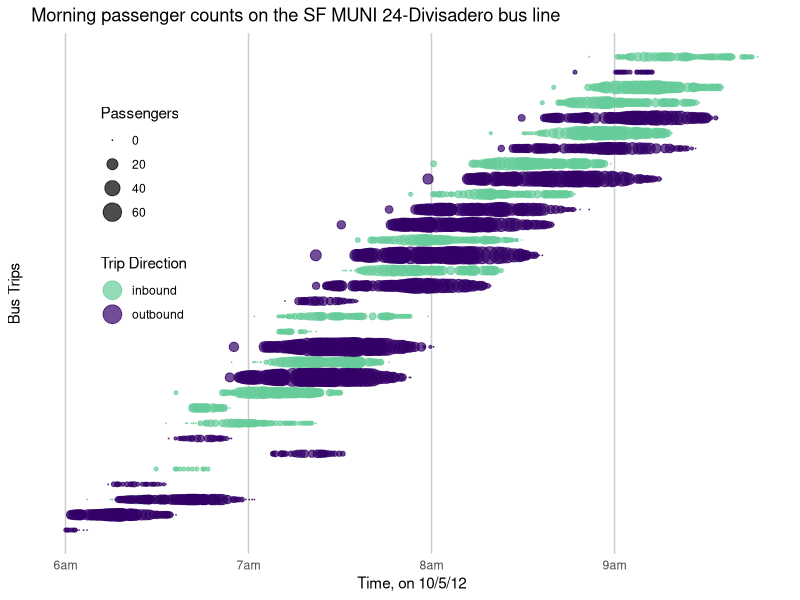
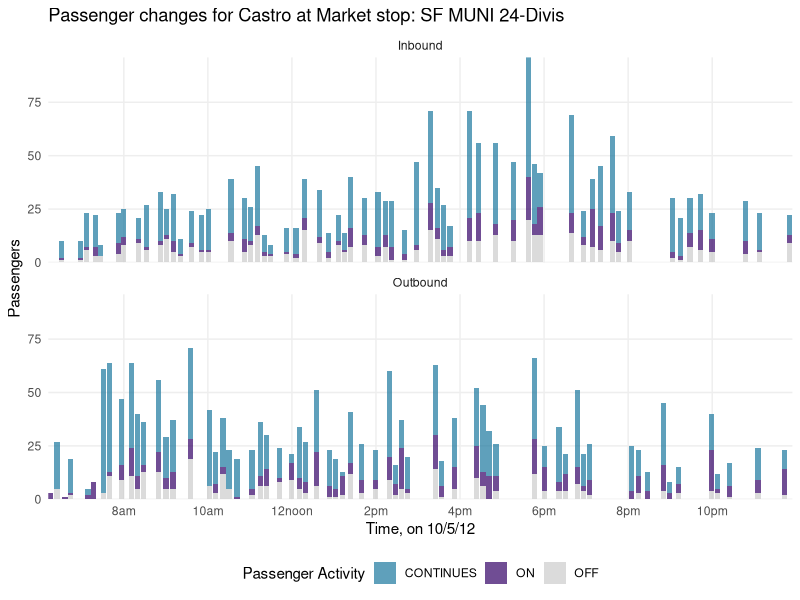
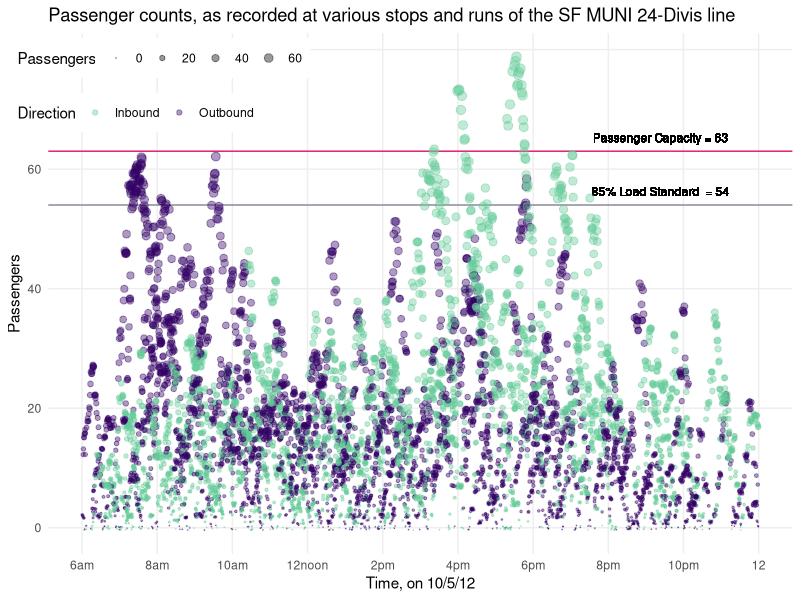
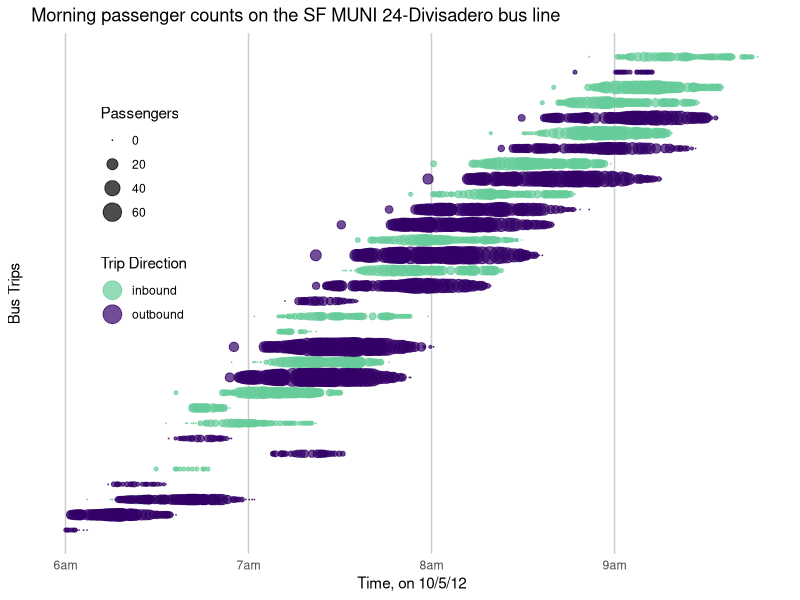
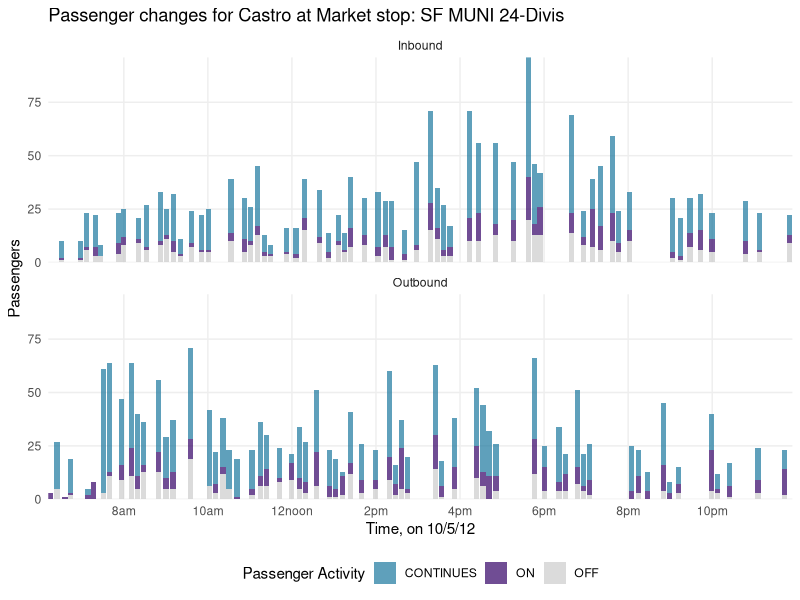
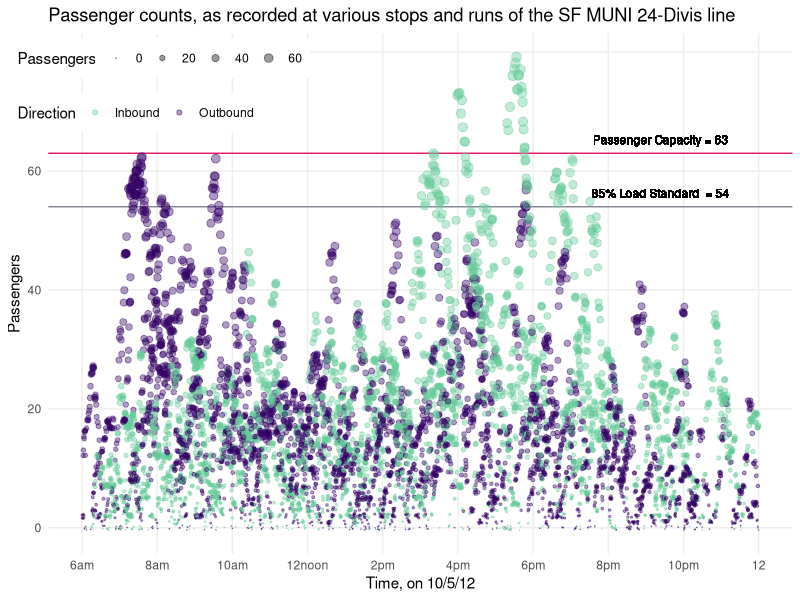

Here is the R script that generated these plots, in order:
require(ggplot2)  # ggplot
require(plyr)
require(reshape2)
require(RColorBrewer)



# # import data
p_data <- read.csv(file="passenger-count-24.csv", header=TRUE)


# take subset of day's bus runs, before 10am
p_data_1 <- subset(p_data,  TRIP_ID >= 526 & TRIP_ID <= 900 & SECONDS <= 36000)



# sort by trip key
p_data_1 <- p_data_1[order(p_data_1$DIR, p_data_1$TRIP_KEY), ]


p <- ggplot(p_data_1, aes(x = SECONDS, 
                        y = TRIP_KEY,  
                        group = TRIP_KEY, 
                        color = factor(DIR,labels=c("inbound","outbound")), #factor(DIR),
                        size = LOAD),
            panel.grid.major = theme_blank(),
            panel.grid.minor = theme_blank(),
            panel.border = theme_blank(),
            panel.background = theme_blank()
            ) 

 
p <- p + scale_color_manual(values=c("#66CC99", "#330066")) 
p <- p + guides(color=guide_legend(override.aes = list(size = 6)))

p <- p + scale_size_area(max_size = 6)

p <- p + geom_point(alpha = 0.7) 
 
p <- p + labs(x="Time, on 10/5/12", y="Bus Trips", title="Morning passenger counts on the SF MUNI 24-Divisadero bus line", 
              color="Trip Direction ", size="Passengers")


# set time ticks/labels on axis
hour_first = 5
hour_last = 10
p <- p + scale_x_continuous(breaks = c(seq(hour_first*3600, hour_last*3600, by=3600)),
                          labels = c("5am", "6am", "7am", "8am", "9am", "10am"))

# relocate legend
p <- p + theme(legend.position = c(.15, .65))

# clean up the graph details
p <- p + theme(axis.ticks.x = element_blank())
p <- p + theme(axis.ticks.y = element_blank())
p <- p + theme(axis.text.y = element_blank())
p <- p + theme(panel.grid.major.y = element_blank())
p <- p + theme(panel.grid.minor.y = element_blank())
p <- p + theme(panel.grid.major.x = element_line(color = "#cccccc"))
p <- p + theme(panel.background = element_blank())

print(p)
ggsave("midterm1.png", width = 9, height = 5)

# # #----------------------------------------------------------------------------------


p_data_temp <- subset(p_data, 
                      (STOP_NAME == " CASTRO ST&17TH ST SE-NS/BZ" | 
                       STOP_NAME == " CASTRO ST&MARKET ST SW-FS/BB" ))

p_data_2 <- data.frame(p_data_temp$STOP_ID)
p_data_2$TIMESTOP <- p_data_temp$TIMESTOP
p_data_2$SECONDS <- p_data_temp$SECONDS
p_data_2$DIR <- p_data_temp$DIR
p_data_2$LOAD <- p_data_temp$LOAD
p_data_2$OFF <- p_data_temp$OFF
p_data_2$ON <- p_data_temp$ON
p_data_2$CONTINUES <- p_data_temp$LOAD - p_data_temp$ON  #- p_data_temp$OFF #

# # clean data
p_data_2 <- subset(p_data_2, (SECONDS<=86400 & SECONDS>=21600))
#p_data_2 <- subset(p_data_2, (SECONDS<=72000 & SECONDS>=21600))
# 
# correct for negative values of "continues"
max <- nrow(p_data_2)
i <- 0
while(i < max){
  i <- i + 1
  if(p_data_2[i,8] < 0){
    p_data_2[i,8] <- 0
  }
}

# make sure small-mults headings are meaningful
i <- 0
while(i < max){
  i <- i +1
  if(p_data_2[i,4] == 0){
    p_data_2[i,4] <- "Inbound"
  } else {
    p_data_2[i,4] <- "Outbound"
  }
}


# sort by time
p_data_2 <- p_data_2[order(p_data_2$DIR, p_data_2$SECONDS), ]

# workaround -- adjust spacing, if bars are too close
i <- 0
max <- nrow(p_data_2)
while(i < (max-1)){
  i <- i + 1
  dif <- p_data_2[i+1,3] - p_data_2[i,3]   
  
  # if too close, and same dir, shift over
  if(dif <= 450 & p_data_2[i,4] == p_data_2[i+1,4]){    
    p_data_2[i+1,3] <- p_data_2[i,3] + 520 
  } 
}


temp <- p_data_2[, c(3, 4, 5, 8, 7,6)]
mx <- melt(temp, id.vars=1:3)


p <- ggplot(mx, aes(x=SECONDS, y=value, fill=variable)) 
p <- p  + geom_bar(alpha=0.7, stat="identity", width=444, binwidth=2)
p <- p  + facet_wrap( ~ DIR, ncol = 1) 
p <- p + scale_fill_manual(values=c("#1B779E", "#330066", "#CCCCCC"))

p <- p + labs(x="Time, on 10/5/12", y="Passengers", title="Passenger changes for Castro at Market stop: SF MUNI 24-Divis", 
     fill="Passenger Activity")

# set time ticks/labels on axis
hour_first = 6 
hour_last = 24
p <- p + scale_x_continuous(expand = c(0, 0),
                            breaks = c(seq(hour_first*3600, hour_last*3600, by=2*3600)),
                            labels = c("6am", "8am", "10am", "12noon",
                                     "2pm", "4pm", "6pm", "8pm", "10pm", "12midnight"))


p <- p + scale_y_continuous(expand = c(0,0))
p <- p + theme(panel.background = element_blank())
p <- p + theme(axis.ticks.x = element_blank())
p <- p + theme(axis.ticks.y = element_blank())
p <- p + theme(strip.background = element_blank())
p <- p + theme(panel.grid.major.y = element_line(color = "#eeeeee"))
p <- p + theme(panel.grid.major.x = element_line(color = "#eeeeee"))


# Move label to bottom
p <- p + theme(legend.position = "bottom")

print(p)
ggsave("midterm2.png", width = 9, height = 5)


# ----------------------------------------------------------------------------


# bubble plot of loads over time, to show when over passenger capacity

p_data_3 <- subset(p_data, (SECONDS<=86400 & SECONDS>=21600))


p <- ggplot(p_data_3, aes(x = SECONDS, 
                        color = factor(DIR,labels=c("Inbound","Outbound")) 
                        ),
            panel.grid.major = theme_blank(),
            panel.grid.minor = theme_blank(),
            panel.border = theme_blank(),
            panel.background = theme_blank()) 

p <- p + scale_color_manual(values=c("#66CC99", "#330066")) 
p <- p + scale_size_area(max_size = 3)

label <- "Capacity" 

p <- p + geom_hline(aes(yintercept=63), colour="#E01B6A") + 
         geom_text(aes(77000,63,label = "Passenger Capacity = 63", vjust = -1), size=3, colour="#000000")

p <- p + geom_hline(aes(yintercept=54), colour="#888696") + 
  geom_text(aes(77000,54,label = "85% Load Standard  = 54", vjust = -1), size=3, colour="#000000")


p <- p + geom_point(alpha = 0.4, position = "jitter",
                    aes(y = LOAD, size = LOAD))

p <- p + theme(legend.position = c(.15, .90), legend.direction="horizontal")

p <- p + labs(x="Time, on 10/5/12", y="Passengers", title="Passenger counts, as recorded at various stops and runs of the SF MUNI 24-Divis line", 
                   color="Direction", size="Passengers")

hour_first = 6 
hour_last = 24
p <- p + scale_x_continuous(#expand = c(0, 0),
                            breaks = c(seq(hour_first*3600, hour_last*3600, by=2*3600)),
                            labels = c( "6am", "8am", "10am", "12noon",
                                     "2pm", "4pm", "6pm", "8pm", "10pm", "12"))


p <- p + theme(panel.background = element_blank())
p <- p + theme(panel.grid.major.y = element_line(color = "#eeeeee"))
p <- p + theme(panel.grid.major.x = element_line(color = "#eeeeee"))
p <- p + theme(axis.ticks.x = element_blank())
p <- p + theme(axis.ticks.y = element_blank())

print(p)
ggsave("midterm3.png", width = 9, height = 5)


